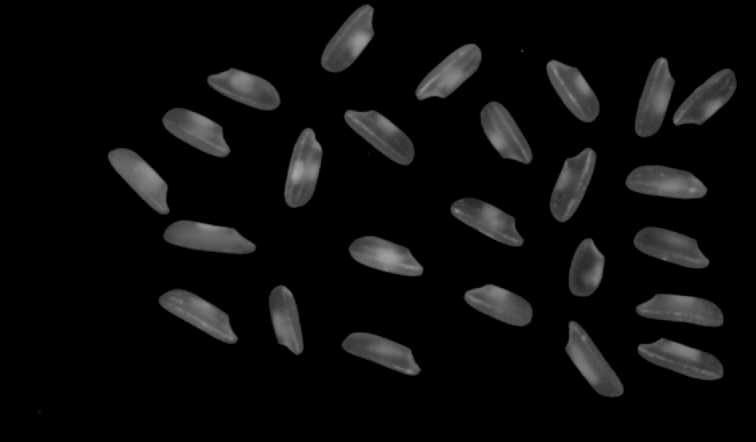
#> input picture chapter6/images/rice.png, 756 x 442 px
$ python Connected_Components_With_Stats.py
#> lines starting #> are read from the running program, lines starting #| are printed output that depends on the picture
# -*- coding:utf-8 -*-
import cv2 as cv
import numpy as np
import sys


def generate_random_color():
    return np.random.randint(0, 256, 3)


def fill_color(img1, n, img2):
    h, w = img1.shape
    res = np.zeros((h, w, 3), img1.dtype)
    # 生成随机颜色
    random_color = {}
    for c in range(1, n):
        random_color[c] = generate_random_color()
    # 为不同的连通域填色
    for i in range(h):
        for j in range(w):
            item = img2[i][j]
            if item == 0:
                pass
            else:
                res[i, j, :] = random_color[item]
    return res


def mark(img, n, stat, cent):
    for i in range(1, n):
        # 绘制中心点
        cv.circle(img, (int(cent[i, 0]), int(cent[i, 1])), 2, (0, 255, 0), -1)
        # 绘制矩形边框
        color = list(map(lambda x: int(x), generate_random_color()))
        cv.rectangle(img,
                     (stat[i, 0], stat[i, 1]),
                     (stat[i, 0] + stat[i, 2], stat[i, 1] + stat[i, 3]),
                     color)
        # 标记数字
        font = cv.FONT_HERSHEY_SIMPLEX
        cv.putText(img,
                   str(i),
                   (int(cent[i, 0] + 5), int(cent[i, 1] + 5)),
                   font,
                   0.5,
                   (0, 0, 255),
                   1)


if __name__ == '__main__':
    # 对图像进行读取，并转换为灰度图像
    rice = cv.imread('./images/rice.png', cv.IMREAD_GRAYSCALE)
#> rice is the input picture: shape (442, 756); min 0, max 167, mean 12.3
    if rice is None:
        print('Failed to read rice.png.')
        sys.exit()

    # 将图像转成二值图像
    rice_BW = cv.threshold(rice, 50, 255, cv.THRESH_BINARY)
    # 统计连通域
    count, dst, stats, centroids = cv.connectedComponentsWithStats(rice_BW[1], ltype=cv.CV_16U)
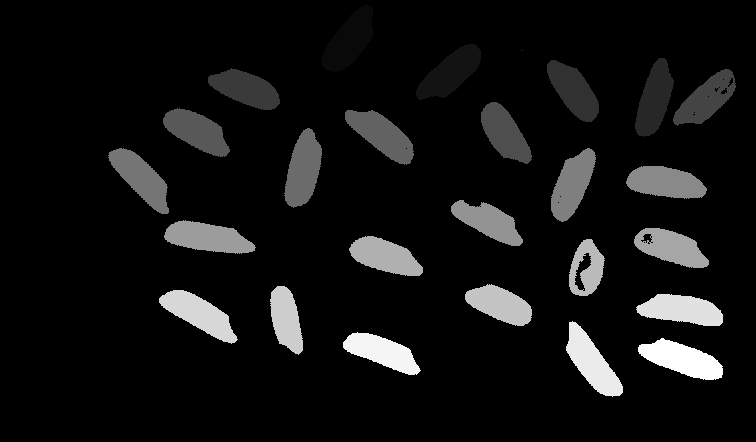
#> dst: shape (442, 756) uint16; min 0, max 26, mean 1.9; drawn with min black and max white
#> count = 27; stats = 27 rows, first 6: [0, 0, 756, 442, 287784], [321, 5, 53, 67, 1993], [416, 44, 65, 56, 1927], [521, 50, 2, 1, 2], [635, 58, 39, 79, 1867], [547, 60, 52, 62, 1817]; centroids = 27 pairs, first value 140.5 to 705.7, second value 40.21 to 362.3
    # 为不同的连通域填色
    result = fill_color(rice, count, dst)
#> after the loop in fill_color, `for i in range(h):`:
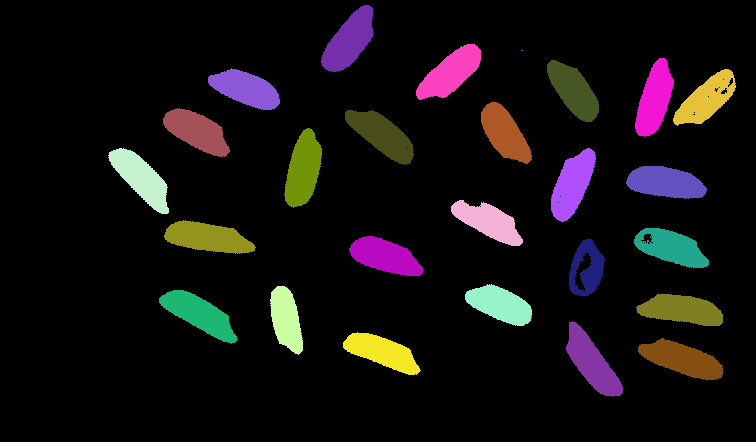
#> res: shape (442, 756, 3); mean of channels 0, 1, 2 17.3, 16.6, 20.6; drawn as B, G, R

    # 绘制外接矩形及中心点，并进行标记
    mark(result, count, stats, centroids)
#> after the loop in mark, `for i in range(1, n):`:
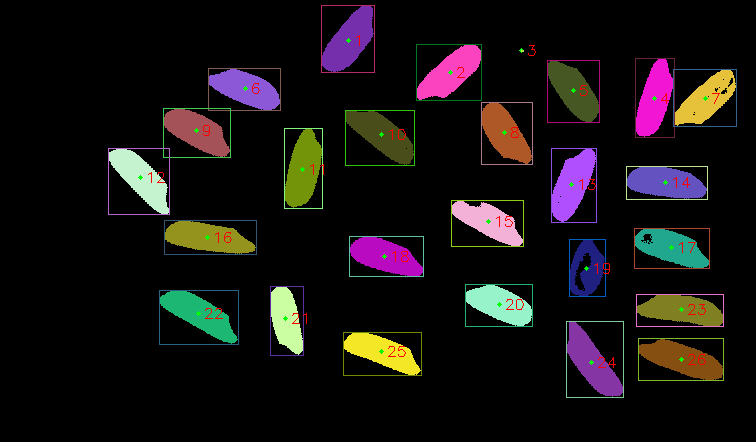
#> img: shape (442, 756, 3); mean of channels 0, 1, 2 18.7, 18.6, 22.7; drawn as B, G, R

    # 输出每个连通域的面积
    for s in range(1, count):
        print('第 {} 个连通域的面积为：{}'.format(s, stats[s, 4]))
#> this loop made 26 passes
#| 第 1 个连通域的面积为：1993
#| 第 2 个连通域的面积为：1927
#| 第 3 个连通域的面积为：2
#| 第 4 个连通域的面积为：1867
#| 第 5 个连通域的面积为：1817
#| 第 6 个连通域的面积为：1825
#| 第 7 个连通域的面积为：1803
#| 第 8 个连通域的面积为：1803
#> (further printed lines are left out)

    # 展示结果
    cv.imshow('Origin', rice)
    cv.imshow('Result', result)
    cv.waitKey(0)
    cv.destroyAllWindows()
